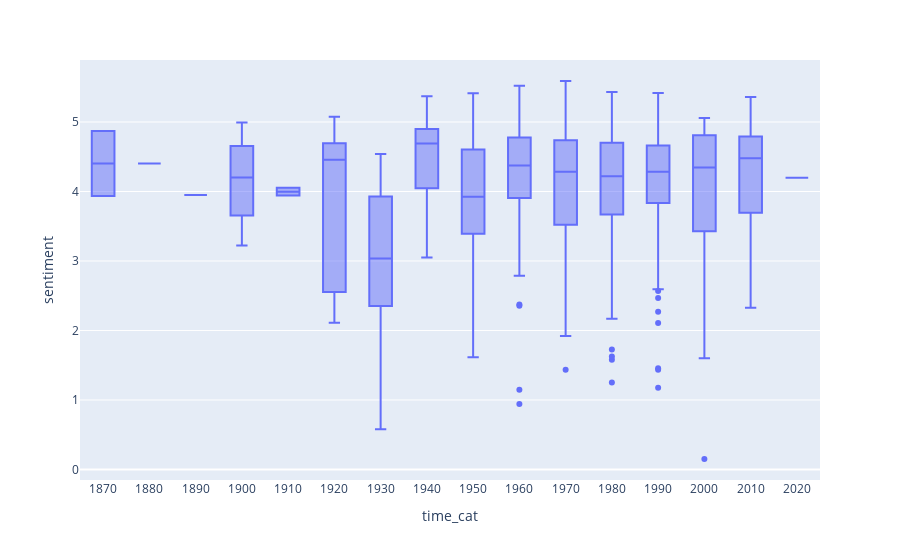

Notebook cell for this chart:
### Code cell
px.box(df, x='time_cat', y='sentiment')

### Figure 1 — Plotly figure (JSON) as saved in the notebook; plotly's stock layout.template omitted (floating-point values rounded to 4 significant figures; data arrays with more than 128 entries replaced by an {"elided": "..."} marker saying what was removed)
{"data": [{"alignmentgroup": "True", "hovertemplate": "time_cat=%{x}<br>sentiment=%{y}<extra></extra>", "legendgroup": "", "marker": {"color": "#636efa"}, "name": "", "notched": false, "offsetgroup": "", "orientation": "v", "showlegend": false, "type": "box", "x": {"elided": "554 str values"}, "x0": " ", "xaxis": "x", "y": {"elided": "554 float values"}, "y0": " ", "yaxis": "y"}], "layout": {"autosize": true, "boxmode": "group", "legend": {"tracegroupgap": 0}, "margin": {"t": 60}, "xaxis": {"anchor": "y", "autorange": true, "domain": [0, 1], "range": [-0.5, 15.5], "title": {"text": "time_cat"}, "type": "category"}, "yaxis": {"anchor": "x", "autorange": true, "domain": [0, 1], "range": [-0.1514, 5.892], "title": {"text": "sentiment"}, "type": "linear"}}}
